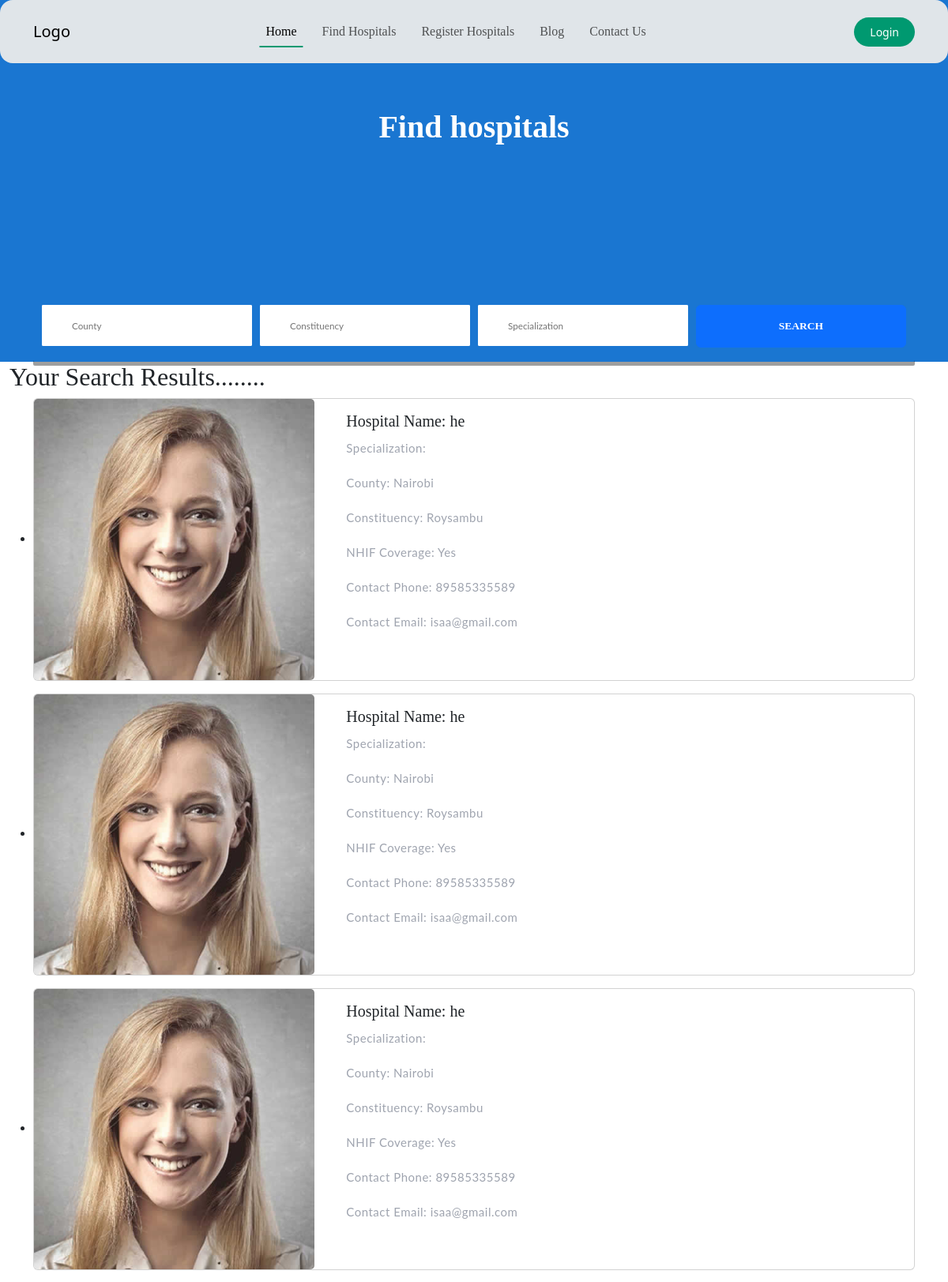
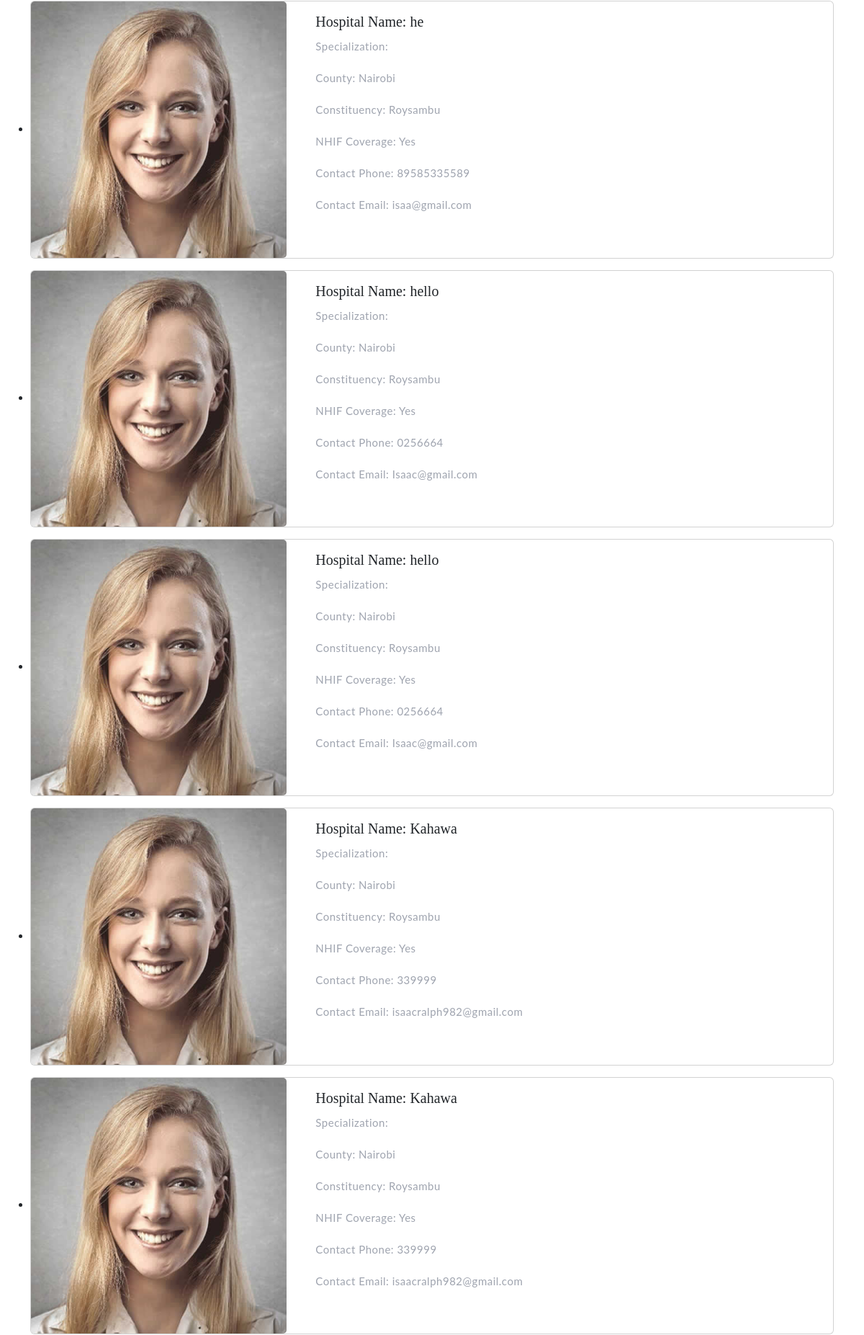
The page /find/ (upper part) on the database its author committed (2 pictures, top to bottom).
### HospitalSelect/models.py (models this page shows, shortened)
class Hospital(models.Model):
    name = models.CharField(max_length=255)
    county = models.ForeignKey(County, on_delete=models.CASCADE)
    constituency = models.ForeignKey(Constituency, on_delete=models.CASCADE)
    specializations = models.ManyToManyField(Specialization)
    photo = models.ImageField(upload_to='hospital_photos/', null=True, blank=True)
    nhif_coverage = models.BooleanField(default=False)
    contact_phone = models.CharField(max_length=15, null=True, blank=True)
    contact_email = models.EmailField(null=True, blank=True)
    country = models.CharField(max_length=255, null=True, blank=True)

class County(models.Model):
    name = models.CharField(max_length=255)
    def __str__(self):
        return self.name

class Constituency(models.Model):
    name = models.CharField(max_length=255)
    county = models.ForeignKey(County, on_delete=models.CASCADE)
    def __str__(self):
        return self.name

### HospitalSelect/views.py (the view)
# urls.py: path('find/', views.find, name='findHospitals'),
def find(request):
    qs = Hospital.objects.all()
    county = request.GET.get('county')
    constituency = request.GET.get('constituency')
    specialization = request.GET.get('specializations')
    if county or constituency or specialization:
        qs = qs.filter(
            Q(county__name__icontains=county) if county else Q(),
            Q(constituency__name__icontains=constituency) if constituency else Q(),
            Q(specializations__name__icontains=specialization) if specialization else Q(),
        ).distinct()
    context = {
        'queryset': qs
    }
    return render(request, 'website/findHospitals.html', context)

### templates/website/findHospitals.html (shortened to what this page needs)
{% extends 'website/base.html' %}
{% load static %}
{% block links %}
      <link rel="stylesheet" href="{% static 'css/mystyle.css' %}">
    <link rel="stylesheet" href="{% static 'stylings/num2.css' %}">
    <link rel="stylesheet" href="{% static 'css/icofont.min.css'  %}">
    <link href="https://cdn.jsdelivr.net/npm/bootstrap@5.3.2/dist/css/bootstrap.min.css" rel="stylesheet">
 {% endblock links %}
{% block content %}
<section>
            <div class="block">
                <div class="fixed-bg" style="background-color: #1a76d1;"></div>
                <div class="page-title-wrapper text-center">
                    <div class="col-md-12 col-sm-12 col-lg-12">
                        <div class="page-title-inner">
                            <h1 itemprop="headline">Find hospitals</h1>
                        </div>
                    </div>
                </div>
            </div>
        </section>
   <section style="background-color: #1a76d1;">
   <div class="container " id="findH">
   <form class="restaurant-search-form brd-rd2">
                            <div class="row mrg10">
                                <div class="col-md-3 col-sm-3 col-lg-3 col-xs-12">
                                    <div class="input-field brd-rd2"><input class="brd-rd2" type="text" name="county" placeholder="County"></div>
                                </div>
                                <div class="col-md-3 col-sm-3 col-lg-3 col-xs-12">
                                    <div class="input-field brd-rd2"><input class="brd-rd2" type="text"  name="constituency" placeholder="Constituency"></div>
                                </div>
                                <div class="col-md-3 col-sm-3 col-lg-3 col-xs-12">
                                    <div class="input-field brd-rd2"><input class="brd-rd2" type="text" name="specializations" placeholder="Specialization"></div>
                                </div>
                                <div class="col-md-3 col-sm-3 col-lg-3 col-xs-12">
                                    <button class="btn btn-primary brd-rd2" type="submit">SEARCH</button>
                                </div>
                            </div>
                        </form>
       </div>
   </section>
    <section>
    <div class="container-fluid">
    <h2>Your Search Results........</h2>
    <div class="container">
    <div class="row">
        <ul>
            {% for hosi in queryset %}
                <li>
             <div class="card mb-3">
                        <div class="row no-gutters">
                            <div class="col-md-4">
                                <img src="{% static 'images/author1.jpg' %}" class="card-img" alt="{{ hosi.name }}">
                            </div>
                            <div class="col-md-8">
                                <div class="card-body">
                                    <h5 class="card-title">Hospital Name: {{ hosi.name }}</h5>
                                    <p class="card-text">Specialization:
                                    </p> <br>
                                    <p class="card-text">County: {{ hosi.county }}</p><br>
                                    <p class="card-text">Constituency: {{ hosi.constituency }}</p> <br>
                                    <p class="card-text">NHIF Coverage:
                                                    {% if hosi.nhif_coverage %}
                                                        Yes
                                                    {% else %}
                                                        No
                                                    {% endif %}
                                                </p> <br>
                                    <p class="card-text">Contact Phone: {{ hosi.contact_phone }}</p> <br>
                                    <p class="card-text">Contact Email: {{ hosi.contact_email }}</p> <br>
                                </div>
                            </div>
                        </div>
                    </div>
            {% endfor %}
        </ul>
    </div>
    </div>
    </div>
    </section>
{% endblock content %}

### templates/website/base.html (shortened to what this page needs)
<!DOCTYPE html>
{% load static %}
<html lang="en">
<head>
 {% block links %}{% endblock links %}
</head>
<body>
        <nav class="navbar navbar-expand-lg fixed-top">
        <div class="container">
            <a class="navbar-brand me-auto" href="#">Logo</a>
            <div class="offcanvas offcanvas-end" tabindex="-1" id="offcanvasNavbar"
                aria-labelledby="offcanvasNavbarLabel">
                <div class="offcanvas-body">
                    <ul class="navbar-nav justify-content-center flex-grow-1 pe-3">
                        <li class="nav-item">
                            <a class="nav-link mx-lg-2 active" aria-current="page" href="{% url 'home' %}">Home</a>
                        </li>
                        <li class="nav-item">
                            <a class="nav-link mx-lg-2" href="{% url 'findHospitals' %}">Find Hospitals</a>
                        </li>
                        <li class="nav-item">
                            <a class="nav-link mx-lg-2" href="{% url 'register' %}">Register Hospitals</a>
                        </li>
                        <li class="nav-item">
                            <a class="nav-link mx-lg-2" href="{% url 'blog' %}">Blog</a>
                        </li>
                        <li class="nav-item">
                            <a class="nav-link mx-lg-2" href="{% url 'contact' %}">Contact Us</a>
                        </li>
                    </ul>
                </div>
            </div>
            <a href="#" class="login-button">Login</a>
        </div>
    </nav>
   {% block content %}{% endblock content%}
</body>
</html>

### static/stylings/num2.css (style rules this page uses)
h1 { text-align: center; }
body { margin-top:20px; }
img { max-width: 100%; }
img { vertical-align: middle; border-style: none; }

### rows shown on the page
Hospital: name "he", county "Nairobi", constituency "Roysambu", nhif_coverage "Yes", contact_phone "89585335589", contact_email "isaa@gmail.com"
Hospital: name "he", county "Nairobi", constituency "Roysambu", nhif_coverage "Yes", contact_phone "89585335589", contact_email "isaa@gmail.com"
Hospital: name "he", county "Nairobi", constituency "Roysambu", nhif_coverage "Yes", contact_phone "89585335589", contact_email "isaa@gmail.com"
Hospital: name "he", county "Nairobi", constituency "Roysambu", nhif_coverage "Yes", contact_phone "89585335589", contact_email "isaa@gmail.com"
Hospital: name "hello", county "Nairobi", constituency "Roysambu", nhif_coverage "Yes", contact_phone "0256664", contact_email "Isaac@gmail.com"
Hospital: name "hello", county "Nairobi", constituency "Roysambu", nhif_coverage "Yes", contact_phone "0256664", contact_email "Isaac@gmail.com"
Hospital: name "Kahawa", county "Nairobi", constituency "Roysambu", nhif_coverage "Yes", contact_phone "339999", contact_email "isaacralph982@gmail.com"
Hospital: name "Kahawa", county "Nairobi", constituency "Roysambu", nhif_coverage "Yes", contact_phone "339999", contact_email "isaacralph982@gmail.com"
